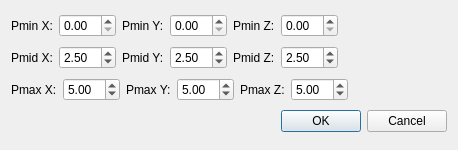
<?xml version="1.0" encoding="UTF-8"?>
<ui version="4.0">
 <class>DialogCorner</class>
 <widget class="QDialog" name="DialogCorner">
  <property name="geometry">
   <rect>
    <x>0</x>
    <y>0</y>
    <width>458</width>
    <height>150</height>
   </rect>
  </property>
  <property name="windowTitle">
   <string>Dialog</string>
  </property>
  <layout class="QVBoxLayout" name="verticalLayout">
   <item>
    <layout class="QHBoxLayout" name="horizontalLayout_3">
     <item>
      <widget class="QLabel" name="label_7">
       <property name="text">
        <string>Pmin X:</string>
       </property>
      </widget>
     </item>
     <item>
      <widget class="QDoubleSpinBox" name="doubleSpinBox_minx"/>
     </item>
     <item>
      <widget class="QLabel" name="label_8">
       <property name="text">
        <string>Pmin Y:</string>
       </property>
      </widget>
     </item>
     <item>
      <widget class="QDoubleSpinBox" name="doubleSpinBox_miny"/>
     </item>
     <item>
      <widget class="QLabel" name="label_9">
       <property name="text">
        <string>Pmin Z:</string>
       </property>
      </widget>
     </item>
     <item>
      <widget class="QDoubleSpinBox" name="doubleSpinBox_minz"/>
     </item>
     <item>
      <spacer name="horizontalSpacer">
       <property name="orientation">
        <enum>Qt::Horizontal</enum>
       </property>
       <property name="sizeHint" stdset="0">
        <size>
         <width>40</width>
         <height>20</height>
        </size>
       </property>
      </spacer>
     </item>
    </layout>
   </item>
   <item>
    <layout class="QHBoxLayout" name="horizontalLayout_2">
     <item>
      <widget class="QLabel" name="label_4">
       <property name="text">
        <string>Pmid X:</string>
       </property>
      </widget>
     </item>
     <item>
      <widget class="QDoubleSpinBox" name="doubleSpinBox_midx">
       <property name="value">
        <double>2.500000000000000</double>
       </property>
      </widget>
     </item>
     <item>
      <widget class="QLabel" name="label_5">
       <property name="text">
        <string>Pmid Y:</string>
       </property>
      </widget>
     </item>
     <item>
      <widget class="QDoubleSpinBox" name="doubleSpinBox_midy">
       <property name="value">
        <double>2.500000000000000</double>
       </property>
      </widget>
     </item>
     <item>
      <widget class="QLabel" name="label_6">
       <property name="text">
        <string>Pmid Z:</string>
       </property>
      </widget>
     </item>
     <item>
      <widget class="QDoubleSpinBox" name="doubleSpinBox_midz">
       <property name="value">
        <double>2.500000000000000</double>
       </property>
      </widget>
     </item>
     <item>
      <spacer name="horizontalSpacer_2">
       <property name="orientation">
        <enum>Qt::Horizontal</enum>
       </property>
       <property name="sizeHint" stdset="0">
        <size>
         <width>40</width>
         <height>20</height>
        </size>
       </property>
      </spacer>
     </item>
    </layout>
   </item>
   <item>
    <layout class="QHBoxLayout" name="horizontalLayout">
     <item>
      <widget class="QLabel" name="label">
       <property name="text">
        <string>Pmax X:</string>
       </property>
      </widget>
     </item>
     <item>
      <widget class="QDoubleSpinBox" name="doubleSpinBox_maxx">
       <property name="value">
        <double>5.000000000000000</double>
       </property>
      </widget>
     </item>
     <item>
      <widget class="QLabel" name="label_2">
       <property name="text">
        <string>Pmax Y:</string>
       </property>
      </widget>
     </item>
     <item>
      <widget class="QDoubleSpinBox" name="doubleSpinBox_maxy">
       <property name="value">
        <double>5.000000000000000</double>
       </property>
      </widget>
     </item>
     <item>
      <widget class="QLabel" name="label_3">
       <property name="text">
        <string>Pmax Z:</string>
       </property>
      </widget>
     </item>
     <item>
      <widget class="QDoubleSpinBox" name="doubleSpinBox_maxz">
       <property name="value">
        <double>5.000000000000000</double>
       </property>
      </widget>
     </item>
     <item>
      <spacer name="horizontalSpacer_3">
       <property name="orientation">
        <enum>Qt::Horizontal</enum>
       </property>
       <property name="sizeHint" stdset="0">
        <size>
         <width>40</width>
         <height>20</height>
        </size>
       </property>
      </spacer>
     </item>
    </layout>
   </item>
   <item>
    <widget class="QDialogButtonBox" name="buttonBox">
     <property name="orientation">
      <enum>Qt::Horizontal</enum>
     </property>
     <property name="standardButtons">
      <set>QDialogButtonBox::Cancel|QDialogButtonBox::Ok</set>
     </property>
    </widget>
   </item>
  </layout>
 </widget>
 <resources/>
 <connections>
  <connection>
   <sender>buttonBox</sender>
   <signal>accepted()</signal>
   <receiver>DialogCorner</receiver>
   <slot>accept()</slot>
   <hints>
    <hint type="sourcelabel">
     <x>248</x>
     <y>254</y>
    </hint>
    <hint type="destinationlabel">
     <x>157</x>
     <y>274</y>
    </hint>
   </hints>
  </connection>
  <connection>
   <sender>buttonBox</sender>
   <signal>rejected()</signal>
   <receiver>DialogCorner</receiver>
   <slot>reject()</slot>
   <hints>
    <hint type="sourcelabel">
     <x>316</x>
     <y>260</y>
    </hint>
    <hint type="destinationlabel">
     <x>286</x>
     <y>274</y>
    </hint>
   </hints>
  </connection>
 </connections>
</ui>
